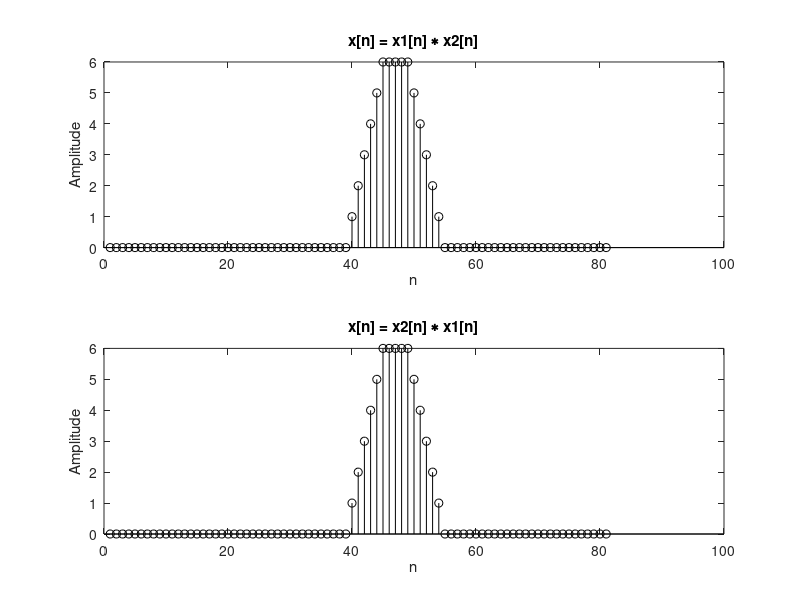

Write MATLAB code to recreate this figure.
%% Experiment - 2
% Example - 7
clc;
clear;
figure;

%% Input signals
n = -20 : 20;  % Discrete time index
u = ge(n, 0);
u5 = ge(n, 5);
u10 = ge(n, 10);
u_1 = ge(n, -1);

x1 = u - u10;
x2 = u_1 - u5;

%% Convolution (x1 * x2), using conv()
x_12 = conv(x1, x2);
subplot(211)
stem(x_12, 'k')
xlabel('n'), ylabel('Amplitude'), title('x[n] = x1[n] \ast x2[n]')

%% Convolution (x1 * x2), using conv()
x_21 = conv(x2, x1);
subplot(212)
stem(x_21, 'k')
xlabel('n'), ylabel('Amplitude'), title('x[n] = x2[n] \ast x1[n]')
